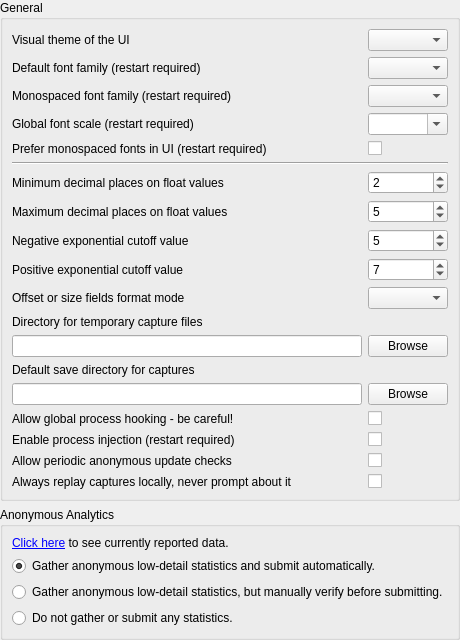
     <widget class="QWidget" name="general">
      <attribute name="title">
       <string>General</string>
      </attribute>
      <layout class="QVBoxLayout" name="verticalLayout_3">
       <property name="leftMargin">
        <number>0</number>
       </property>
       <property name="topMargin">
        <number>0</number>
       </property>
       <property name="rightMargin">
        <number>0</number>
       </property>
       <property name="bottomMargin">
        <number>0</number>
       </property>
       <item>
        <widget class="QGroupBox" name="groupBox">
         <property name="title">
          <string>General</string>
         </property>
         <layout class="QGridLayout" name="gridLayout_5">
          <item row="0" column="0">
           <widget class="QLabel" name="UIStyle_label">
            <property name="text">
             <string>Visual theme of the UI</string>
            </property>
           </widget>
          </item>
          <item row="0" column="1">
           <widget class="QComboBox" name="UIStyle">
            <property name="toolTip">
             <string>Selects the theme to display the UI in. These themes are available:&lt;br&gt;</string>
            </property>
            <property name="insertPolicy">
             <enum>QComboBox::NoInsert</enum>
            </property>
            <property name="sizeAdjustPolicy">
             <enum>QComboBox::AdjustToContents</enum>
            </property>
           </widget>
          </item>
          <item row="1" column="0">
           <widget class="QLabel" name="label_20">
            <property name="toolTip">
             <string>The default font family to be used for text. This will be overridden by the default monospace font if the below option for monospace override is chosen.</string>
            </property>
            <property name="text">
             <string>Default font family (restart required)</string>
            </property>
           </widget>
          </item>
          <item row="1" column="1">
           <widget class="QComboBox" name="Font_Family">
            <property name="toolTip">
             <string>The default font family to be used for text. This will be overridden by the default monospace font if the below option for monospace override is chosen.</string>
            </property>
           </widget>
          </item>
          <item row="2" column="0">
           <widget class="QLabel" name="label_21">
            <property name="toolTip">
             <string>The default font family to be used for monospaced text, typically code display or tables of buffer data. If the below option for monospace override is chosen this font will be used for those extra places.</string>
            </property>
            <property name="text">
             <string>Monospaced font family (restart required)</string>
            </property>
           </widget>
          </item>
          <item row="2" column="1">
           <widget class="QComboBox" name="Font_MonoFamily">
            <property name="toolTip">
             <string>The default font family to be used for monospaced text, typically code display or tables of buffer data. If the below option for monospace override is chosen this font will be used for those extra places.</string>
            </property>
           </widget>
          </item>
          <item row="3" column="0">
           <widget class="QLabel" name="label_27">
            <property name="toolTip">
             <string>A global scale for all fonts in the program. This will only scale text, icons and other UI elements will be scaled according to DPI settings as normal.</string>
            </property>
            <property name="text">
             <string>Global font scale (restart required)</string>
            </property>
           </widget>
          </item>
          <item row="3" column="1">
           <widget class="QComboBox" name="Font_GlobalScale">
            <property name="toolTip">
             <string>A global scale for all fonts in the program. This will only scale text, icons and other UI elements will be scaled according to DPI settings as normal.</string>
            </property>
            <property name="editable">
             <bool>true</bool>
            </property>
           </widget>
          </item>
          <item row="4" column="0">
           <widget class="QLabel" name="label_9">
            <property name="toolTip">
             <string>Prefer using a monospace font instead of the default font for places where resource names, action and marker names, and similar pieces of information are displayed.&lt;/p&gt;&lt;p&gt;&lt;br/&gt;&lt;/p&gt;&lt;p&gt;By default a monospaced font will only be used for places where fixed width is important such as code and numerical data displays.</string>
            </property>
            <property name="text">
             <string>Prefer monospaced fonts in UI (restart required)</string>
            </property>
           </widget>
          </item>
          <item row="4" column="1">
           <widget class="QCheckBox" name="Font_PreferMonospaced">
            <property name="toolTip">
             <string>Prefer using a monospace font instead of the default font for places where resource names, action and marker names, and similar pieces of information are displayed.&lt;/p&gt;&lt;p&gt;&lt;br/&gt;&lt;/p&gt;&lt;p&gt;By default a monospaced font will only be used for places where fixed width is important such as code and numerical data displays.</string>
            </property>
            <property name="text">
             <string/>
            </property>
           </widget>
          </item>
          <item row="5" column="0" colspan="2">
           <widget class="Line" name="line">
            <property name="orientation">
             <enum>Qt::Horizontal</enum>
            </property>
           </widget>
          </item>
          <item row="6" column="0">
           <widget class="QLabel" name="label">
            <property name="toolTip">
             <string>At least this many decimal places will be displayed on floats.
e.g. a value of 2 means 0 will display as 0.00, 0.5 as 0.50. A value of 5 would display them as 0.00000 and 0.50000 respectively.</string>
            </property>
            <property name="text">
             <string>Minimum decimal places on float values</string>
            </property>
           </widget>
          </item>
          <item row="6" column="1">
           <widget class="QSpinBox" name="Formatter_MinFigures">
            <property name="toolTip">
             <string>Decimals will display at least this many digits.
e.g. a value of 2 means 0 will display as 0.00, 0.5 as 0.50</string>
            </property>
            <property name="value">
             <number>2</number>
            </property>
           </widget>
          </item>
          <item row="7" column="0">
           <widget class="QLabel" name="label_2">
            <property name="toolTip">
             <string>No more decimal places than this will be displayed on floats.
e.g. a value of 5 means 0.123456789 will display as 0.12345</string>
            </property>
            <property name="text">
             <string>Maximum decimal places on float values</string>
            </property>
           </widget>
          </item>
          <item row="7" column="1">
           <widget class="QSpinBox" name="Formatter_MaxFigures">
            <property name="toolTip">
             <string>No more decimal places than this will be displayed on floats.
e.g. a value of 5 means 0.123456789 will display as 0.12345 and 123.123456789 will display as 123.12345</string>
            </property>
            <property name="value">
             <number>5</number>
            </property>
           </widget>
          </item>
          <item row="8" column="0">
           <widget class="QLabel" name="label_3">
            <property name="toolTip">
             <string>Any numbers smaller than this exponent will be displayed in scientific notation.
E.g. a value of 3 means 0.005 / 10 = 5E-4</string>
            </property>
            <property name="text">
             <string>Negative exponential cutoff value</string>
            </property>
           </widget>
          </item>
          <item row="8" column="1">
           <widget class="QSpinBox" name="Formatter_NegExp">
            <property name="toolTip">
             <string>Any numbers smaller than this exponent will be displayed in scientific notation.
E.g. a value of 3 means 0.005 / 10 = 5E-4</string>
            </property>
            <property name="value">
             <number>5</number>
            </property>
           </widget>
          </item>
          <item row="9" column="0">
           <widget class="QLabel" name="label_4">
            <property name="toolTip">
             <string>Any numbers larger than this exponent will be displayed in scientific notation.
e.g. 1000 * 10 = 1e4</string>
            </property>
            <property name="text">
             <string>Positive exponential cutoff value</string>
            </property>
           </widget>
          </item>
          <item row="9" column="1">
           <widget class="QSpinBox" name="Formatter_PosExp">
            <property name="toolTip">
             <string>Any numbers larger than this exponent will be displayed in scientific notation.
e.g. 1000 * 10 = 1e4</string>
            </property>
            <property name="value">
             <number>7</number>
            </property>
            <property name="displayIntegerBase">
             <number>10</number>
            </property>
           </widget>
          </item>
          <item row="10" column="0">
           <widget class="QLabel" name="label_41">
            <property name="toolTip">
             <string>Formatting mode to use for fields marked as a byte offset or a byte size</string>
            </property>
            <property name="text">
             <string>Offset or size fields format mode</string>
            </property>
           </widget>
          </item>
          <item row="10" column="1">
           <widget class="QComboBox" name="Formatter_OffsetSizeDisplayMode">
            <property name="toolTip">
             <string>Auto: decimal by default and hexadecimal if above a certain threshold, Decimal: always use decimal, Hexadecimal: always use hexadecimal.</string>
            </property>
           </widget>
          </item>
          <item row="11" column="0">
           <widget class="QLabel" name="label_5">
            <property name="toolTip">
             <string>Changes the directory where capture files are saved after being created, until saved manually or deleted.

Defaults to %TEMP%.</string>
            </property>
            <property name="text">
             <string>Directory for temporary capture files</string>
            </property>
           </widget>
          </item>
          <item row="12" column="0">
           <widget class="QLineEdit" name="tempDirectory">
            <property name="toolTip">
             <string>Changes the directory where capture files are saved after being created, until saved manually or deleted.

Defaults to %TEMP%.</string>
            </property>
           </widget>
          </item>
          <item row="12" column="1">
           <widget class="QPushButton" name="browseTempCaptureDirectory">
            <property name="toolTip">
             <string>Changes the directory where capture files are saved after being created, until saved manually or deleted.

Defaults to %TEMP%.</string>
            </property>
            <property name="text">
             <string>Browse</string>
            </property>
           </widget>
          </item>
          <item row="13" column="0">
           <widget class="QLabel" name="label_6">
            <property name="toolTip">
             <string>Changes the default directory for the save dialog when saving capture files.

Defaults to blank, which follows system default behaviour.</string>
            </property>
            <property name="text">
             <string>Default save directory for captures</string>
            </property>
           </widget>
          </item>
          <item row="14" column="0">
           <widget class="QLineEdit" name="saveDirectory">
            <property name="toolTip">
             <string>Changes the default directory for the save dialog when saving capture files.

Defaults to blank, which follows system default behaviour.</string>
            </property>
           </widget>
          </item>
          <item row="14" column="1">
           <widget class="QPushButton" name="browseSaveCaptureDirectory">
            <property name="toolTip">
             <string>Changes the default directory for the save dialog when saving capture files.

Defaults to blank, which follows system default behaviour.</string>
            </property>
            <property name="text">
             <string>Browse</string>
            </property>
           </widget>
          </item>
          <item row="15" column="0">
           <widget class="QLabel" name="globalHookLabel">
            <property name="toolTip">
             <string>Enables functionality on the capture application window that will insert SanQi Capture automatically
into all new processes created - then inject into the target (matching) executable.

Useful for capturing programs indirectly that can't easily be launched directly by SanQi Capture

Since this is a global system hook it must be used carefully and only when necessary!</string>
            </property>
            <property name="text">
             <string>Allow global process hooking - be careful!</string>
            </property>
           </widget>
          </item>
          <item row="15" column="1">
           <widget class="QCheckBox" name="AllowGlobalHook">
            <property name="toolTip">
             <string>Enables functionality on the capture application window that will insert SanQi Capture automatically
into all new processes created - then inject into the target (matching) executable.

Useful for capturing programs indirectly that can't easily be launched directly by SanQi Capture

Since this is a global system hook it must be used carefully and only when necessary!</string>
            </property>
            <property name="text">
             <string/>
            </property>
           </widget>
          </item>
          <item row="16" column="0">
           <widget class="QLabel" name="injectProcLabel">
            <property name="toolTip">
             <string>Enables the ability to inject into processes on windows.

Injecting into processes can be unreliable and should only be used as a last resort when no other
methods succeed, it should not be used as a primary method of launching applications. Instead the
program should be launched through SanQi Capture via the Launch Process panel.</string>
            </property>
            <property name="text">
             <string>Enable process injection (restart required)</string>
            </property>
           </widget>
          </item>
          <item row="16" column="1">
           <widget class="QCheckBox" name="AllowProcessInject">
            <property name="toolTip">
             <string>Enables the ability to inject into processes on windows.

Injecting into processes can be unreliable and should only be used as a last resort when no other
methods succeed, it should not be used as a primary method of launching applications. Instead the
program should be launched through SanQi Capture via the Launch Process panel.</string>
            </property>
            <property name="text">
             <string/>
            </property>
           </widget>
          </item>
          <item row="17" column="0">
           <widget class="QLabel" name="label_8">
            <property name="toolTip">
             <string>Allows SanQi Capture to phone home to https://www.sanqitech.internal/ to anonymously check for new versions.</string>
            </property>
            <property name="text">
             <string>Allow periodic anonymous update checks</string>
            </property>
           </widget>
          </item>
          <item row="17" column="1">
           <widget class="QCheckBox" name="CheckUpdate_AllowChecks">
            <property name="toolTip">
             <string>Allows SanQi Capture to phone home to https://www.sanqitech.internal/ to anonymously check for new versions.</string>
            </property>
            <property name="text">
             <string/>
            </property>
           </widget>
          </item>
          <item row="18" column="0">
           <widget class="QLabel" name="label_10">
            <property name="toolTip">
             <string>If a capture is marked as being created on a significantly different system (different OS or platform)
as is currently running, then by default the UI will prompt to ask if you want to replay on a remote context.

This option overrides that and will always replay locally if the local context is selected.</string>
            </property>
            <property name="text">
             <string>Always replay captures locally, never prompt about it</string>
            </property>
           </widget>
          </item>
          <item row="18" column="1">
           <widget class="QCheckBox" name="AlwaysReplayLocally">
            <property name="toolTip">
             <string>If a capture is marked as being created on a significantly different system (different OS or platform)
as is currently running, then by default the UI will prompt to ask if you want to replay on a remote context.

This option overrides that and will always replay locally if the local context is selected.</string>
            </property>
            <property name="text">
             <string/>
            </property>
           </widget>
          </item>
          <item row="19" column="1">
           <spacer name="verticalSpacer">
            <property name="orientation">
             <enum>Qt::Vertical</enum>
            </property>
            <property name="sizeHint" stdset="0">
             <size>
              <width>0</width>
              <height>0</height>
             </size>
            </property>
           </spacer>
          </item>
         </layout>
        </widget>
       </item>
       <item>
        <widget class="QGroupBox" name="groupBox_9">
         <property name="title">
          <string>Anonymous Analytics</string>
         </property>
         <layout class="QVBoxLayout" name="verticalLayout_4">
          <item>
           <widget class="QLabel" name="analyticsDescribeLabel">
            <property name="text">
             <string>&lt;html&gt;&lt;head/&gt;&lt;body&gt;&lt;p&gt;&lt;a href=&quot;#analyticsDescribe&quot;&gt;Click here&lt;/a&gt; to see currently reported data.&lt;/p&gt;&lt;/body&gt;&lt;/html&gt;</string>
            </property>
           </widget>
          </item>
          <item>
           <widget class="QRadioButton" name="analyticsAutoSubmit">
            <property name="text">
             <string>Gather anonymous low-detail statistics and submit automatically.</string>
            </property>
            <property name="checked">
             <bool>true</bool>
            </property>
           </widget>
          </item>
          <item>
           <widget class="QRadioButton" name="analyticsManualCheck">
            <property name="text">
             <string>Gather anonymous low-detail statistics, but manually verify before submitting.</string>
            </property>
           </widget>
          </item>
          <item>
           <widget class="QRadioButton" name="analyticsOptOut">
            <property name="text">
             <string>Do not gather or submit any statistics.</string>
            </property>
           </widget>
          </item>
         </layout>
        </widget>
       </item>
      </layout>
     </widget>
